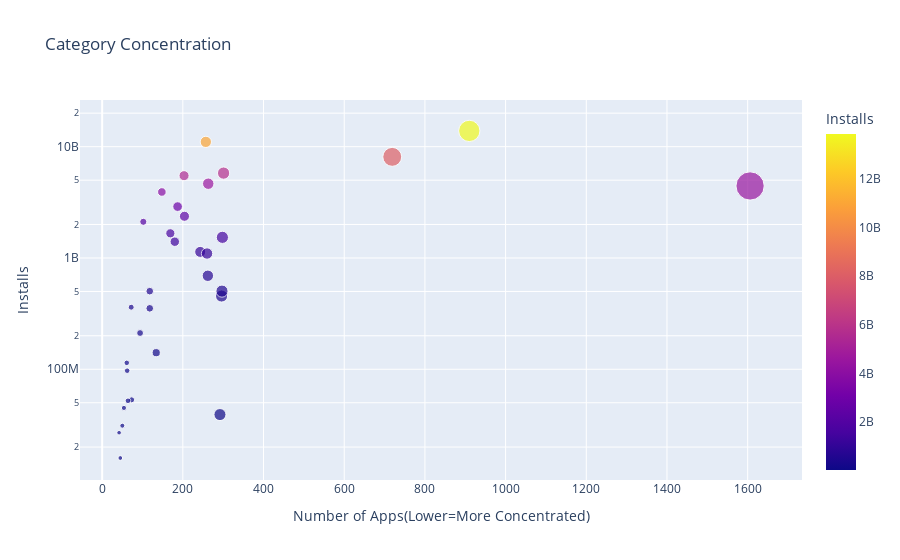

Notebook code for this chart:
### Markdown cell above
### Category Concentration - Downloads vs. Competition

**Challenge**:

- First, create a DataFrame that has the number of apps in one column and the number of installs in another:

<img src=https://imgur.com/uQRSlXi.png width="350">

- Then use the [plotly express examples from the documentation](https://plotly.com/python/line-and-scatter/) alongside the [.scatter() API reference](https://plotly.com/python-api-reference/generated/plotly.express.scatter.html)to create scatter plot that looks like this.

<img src=https://imgur.com/cHsqh6a.png>

_Hint_: Use the size, hover_name and color parameters in .scatter(). To scale the yaxis, call .update_layout() and specify that the yaxis should be on a log-scale like so: yaxis=dict(type='log')

### Code cell
scatter_graph = px.scatter(category_installs_apps, 
                           x='App', y='Installs', 
                           title = 'Category Concentration', 
                           color='Installs', 
                           size='App',
                           hover_name=category_installs_apps.index)
scatter_graph.update_layout(xaxis_title='Number of Apps(Lower=More Concentrated)', yaxis_title='Installs', yaxis = dict(type='log'))
scatter_graph.show()

### Figure 1 — Plotly figure (JSON) as saved in the notebook; plotly's stock layout.template omitted (floating-point values rounded to 4 significant figures)
{"data": [{"hovertemplate": "<b>%{hovertext}</b><br><br>App=%{marker.size}<br>Installs=%{marker.color}<extra></extra>", "hovertext": ["ART_AND_DESIGN", "AUTO_AND_VEHICLES", "BEAUTY", "BOOKS_AND_REFERENCE", "BUSINESS", "COMICS", "COMMUNICATION", "DATING", "EDUCATION", "ENTERTAINMENT", "EVENTS", "FAMILY", "FINANCE", "FOOD_AND_DRINK", "GAME", "HEALTH_AND_FITNESS", "HOUSE_AND_HOME", "LIBRARIES_AND_DEMO", "LIFESTYLE", "MAPS_AND_NAVIGATION", "MEDICAL", "NEWS_AND_MAGAZINES", "PARENTING", "PERSONALIZATION", "PHOTOGRAPHY", "PRODUCTIVITY", "SHOPPING", "SOCIAL", "SPORTS", "TOOLS", "TRAVEL_AND_LOCAL", "VIDEO_PLAYERS", "WEATHER"], "legendgroup": "", "marker": {"color": [114233100, 53129800, 26916200, 1665791655, 692018120, 44931100, 11039241530, 140912410, 352852000, 2113660000, 15949410, 4437554490, 455249400, 211677750, 13858762717, 1134006220, 97082000, 52083000, 503611120, 503267560, 39162676, 2369110650, 31116110, 1532352930, 4649143130, 5788070180, 1400331540, 5487841475, 1096431465, 8099724500, 2894859300, 3916897200, 361096500], "coloraxis": "coloraxis", "size": [61, 73, 42, 169, 262, 54, 257, 134, 118, 102, 45, 1606, 296, 94, 910, 243, 62, 64, 297, 118, 292, 204, 50, 298, 263, 301, 180, 203, 260, 719, 187, 148, 72], "sizemode": "area", "sizeref": 4.015, "symbol": "circle"}, "mode": "markers", "name": "", "orientation": "v", "showlegend": false, "type": "scatter", "x": [61, 73, 42, 169, 262, 54, 257, 134, 118, 102, 45, 1606, 296, 94, 910, 243, 62, 64, 297, 118, 292, 204, 50, 298, 263, 301, 180, 203, 260, 719, 187, 148, 72], "xaxis": "x", "y": [114233100, 53129800, 26916200, 1665791655, 692018120, 44931100, 11039241530, 140912410, 352852000, 2113660000, 15949410, 4437554490, 455249400, 211677750, 13858762717, 1134006220, 97082000, 52083000, 503611120, 503267560, 39162676, 2369110650, 31116110, 1532352930, 4649143130, 5788070180, 1400331540, 5487841475, 1096431465, 8099724500, 2894859300, 3916897200, 361096500], "yaxis": "y"}], "layout": {"coloraxis": {"colorbar": {"title": {"text": "Installs"}}, "colorscale": [[0, "#0d0887"], [0.1111, "#46039f"], [0.2222, "#7201a8"], [0.3333, "#9c179e"], [0.4444, "#bd3786"], [0.5556, "#d8576b"], [0.6667, "#ed7953"], [0.7778, "#fb9f3a"], [0.8889, "#fdca26"], [1, "#f0f921"]]}, "legend": {"itemsizing": "constant", "tracegroupgap": 0}, "title": {"text": "Category Concentration"}, "xaxis": {"anchor": "y", "domain": [0, 1], "title": {"text": "Number of Apps(Lower=More Concentrated)"}}, "yaxis": {"anchor": "x", "domain": [0, 1], "title": {"text": "Installs"}, "type": "log"}}}
